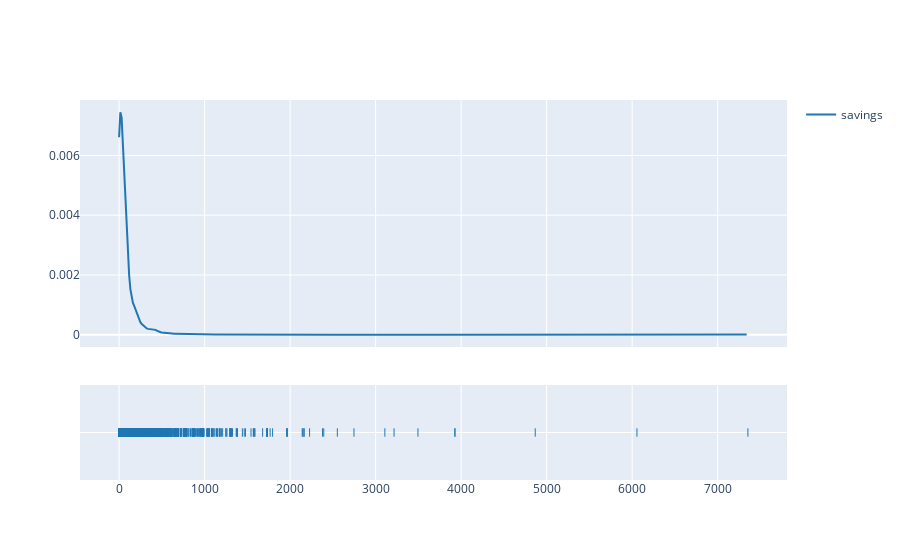

Notebook code cell kept with this figure:
### Code cell
import plotly.figure_factory as ff

fig=ff.create_distplot([df["quant_saved"]],["savings"],show_hist=False)
fig.show()

### Figure 1 — Plotly figure (JSON) as saved in the notebook; plotly's stock layout.template omitted (floating-point values rounded to 4 significant figures; data arrays with more than 128 entries replaced by an {"elided": "..."} marker saying what was removed)
{"data": [{"legendgroup": "savings", "marker": {"color": "rgb(31, 119, 180)"}, "mode": "lines", "name": "savings", "showlegend": true, "type": "scatter", "x": {"elided": "500 float values"}, "xaxis": "x", "y": {"elided": "500 float values"}, "yaxis": "y"}, {"legendgroup": "savings", "marker": {"color": "rgb(31, 119, 180)", "symbol": "line-ns-open"}, "mode": "markers", "name": "savings", "showlegend": false, "type": "scatter", "x": {"elided": "13560 float values"}, "xaxis": "x", "y": {"elided": "13560 str values"}, "yaxis": "y2"}], "layout": {"barmode": "overlay", "hovermode": "closest", "legend": {"traceorder": "reversed"}, "xaxis": {"anchor": "y2", "domain": [0, 1], "zeroline": false}, "yaxis": {"anchor": "free", "domain": [0.35, 1], "position": 0}, "yaxis2": {"anchor": "x", "domain": [0, 0.25], "dtick": 1, "showticklabels": false}}}
